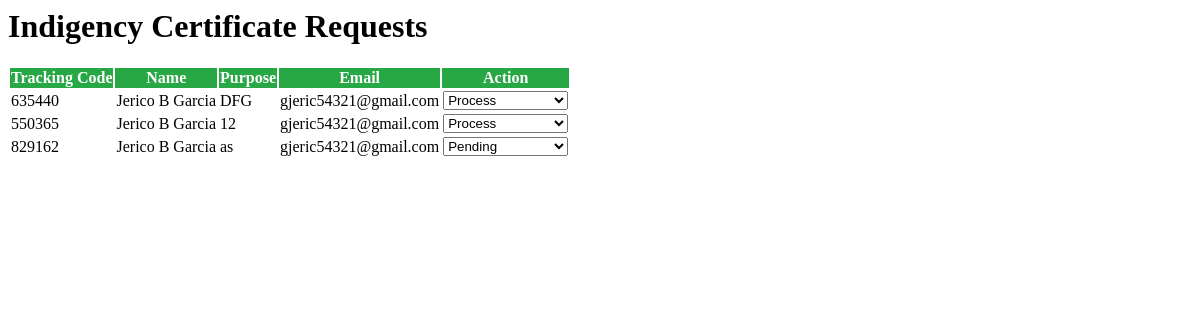
/admin_dashboard/fetch_indigencyrequest.php, run on an earlier commit of the app's database.
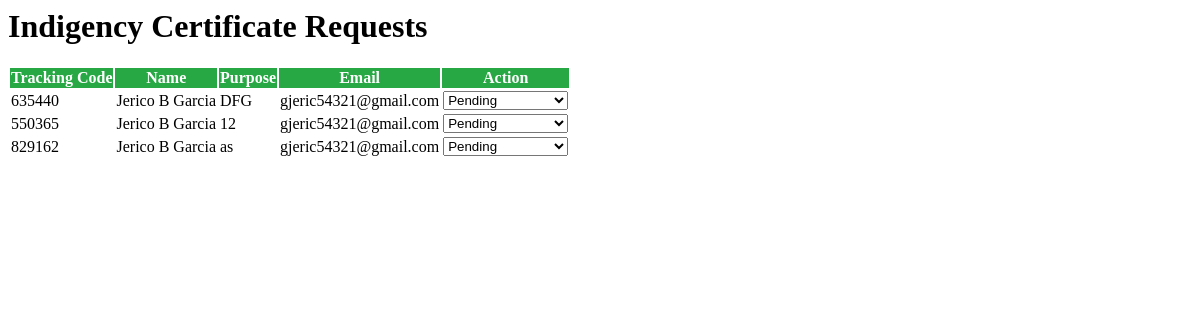
And on a later commit of the database.
### tables this page shows
CREATE TABLE `certificates` (
  `id` int(11) NOT NULL,
  `tracking_code` varchar(10) NOT NULL,
  `full_name` varchar(255) NOT NULL,
  `occupation` varchar(200) NOT NULL,
  `income` varchar(1212) NOT NULL,
  `pick_up_date` date DEFAULT NULL,
  `purpose` text DEFAULT NULL,
  `type` varchar(100) DEFAULT NULL,
  `status` varchar(100) DEFAULT NULL,
  `date` datetime DEFAULT NULL,
  `username` varchar(100) NOT NULL,
  `email` varchar(100) NOT NULL,
  `recipent` varchar(100) NOT NULL
);

### admin_dashboard/fetch_indigencyrequest.php (the view, shortened to what this page needs)
    <link rel="stylesheet" type="text/css" href="https://cdn.datatables.net/1.11.5/css/jquery.dataTables.css">
    <h1>Indigency Certificate Requests</h1>
<?php
require '../connection.php';
$stmt = "SELECT * FROM certificates WHERE status='Pending' or status='Process' or status='Ready to Pick Up' order by date DESC";
$result = $conn->prepare($stmt);
$result->execute();
$data = $result->get_result();
?>
<table id="requestsTableindigency" class="display">
    <thead>
        <tr style=" background-color: #28a745 !important;
            color: #fff;  ">
            <th>Tracking Code</th>
            <th>Name</th>
            <th>Purpose</th>
            <th>Email</th>
            <th>Action</th>
        </tr>
    </thead>
    <tbody>
        <?php while ($row = $data->fetch_assoc()): ?>
            <tr>
                <td><?php echo $row['tracking_code']; ?></td>
                <td><?php echo $row['full_name']; ?></td>
                <td><?php echo $row['purpose']; ?></td>
                <td><?php echo $row['email']; ?></td>
                <td> <select class="form-control" id="statusI">
                <option value="Pending" <?php echo ($row['status'] == 'Pending') ? 'selected' : ''; ?>>Pending</option>
                        <option value="Process" <?php echo ($row['status'] == 'Process') ? 'selected' : ''; ?>>Process</option>
</select>
</td>
            </tr>
        <?php endwhile; ?>
    </tbody>
</table>

What changed in the data, as far as the page shows it:
changed certificates "DFG": status "Process" → "Pending"
changed certificates (number 2 of 3 on the later page): status "Process" → "Pending"
